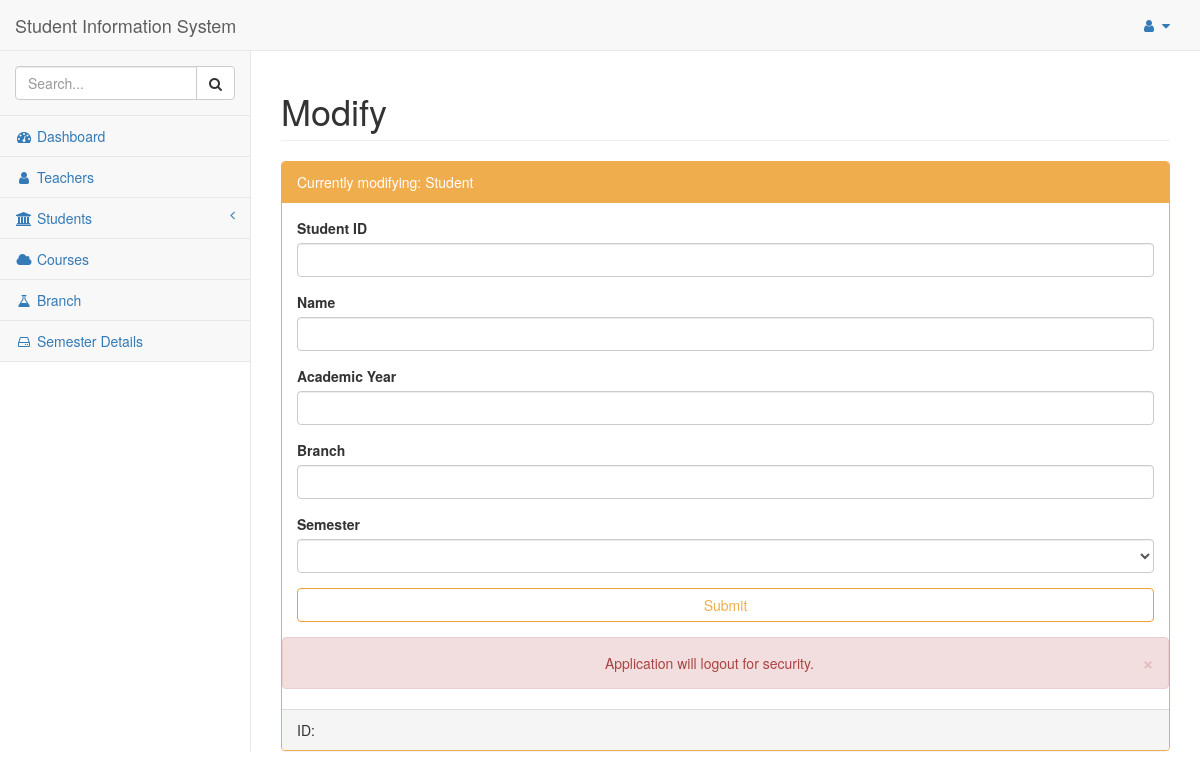
Before: /modify/student/3/3 with the older database file.
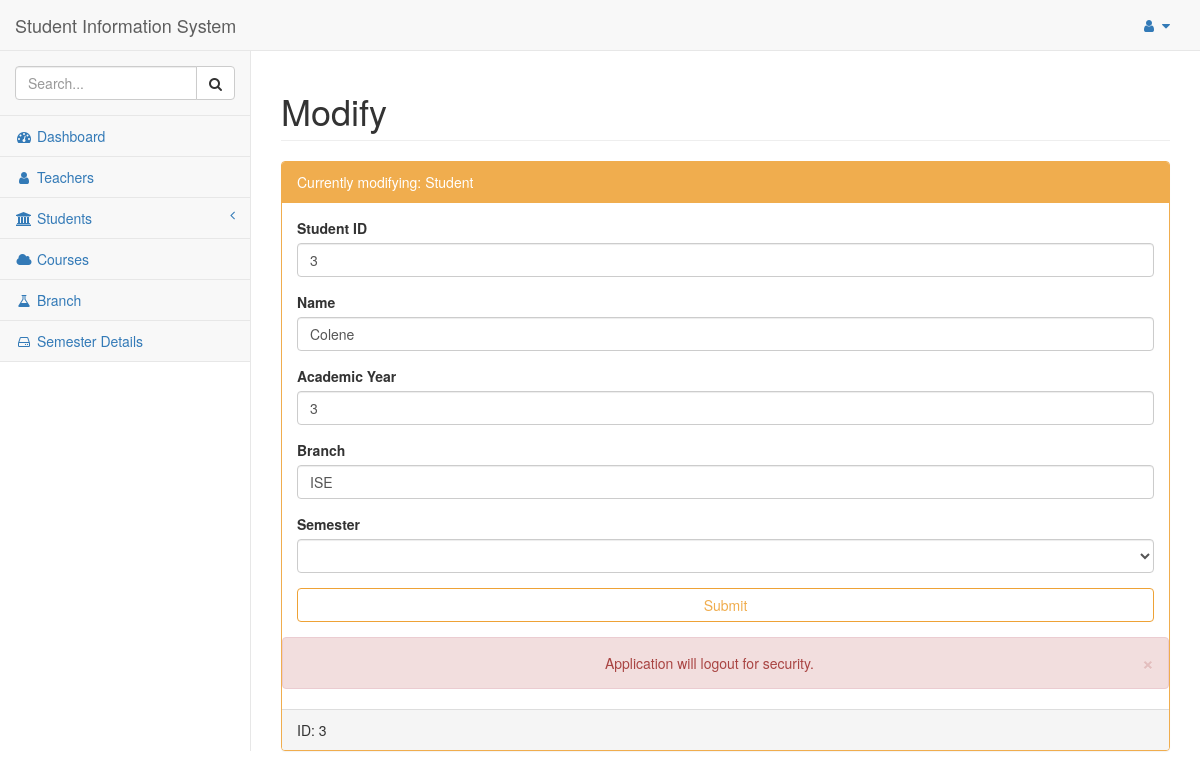
After: the same page with the newer database file.
### tables this page shows
CREATE TABLE Student
(
 student_id    integer NOT NULL ,
 student_name  text NOT NULL ,
 date_of_birth date NOT NULL ,
academic_year year NOT NULL ,
 branch_code   text NOT NULL ,
 semester   integer NOT NULL ,
PRIMARY KEY (student_id),

 FOREIGN KEY (branch_code,semester) REFERENCES Branch (branch_code, semester) ON DELETE CASCADE ON UPDATE CASCADE
);

### flaskapp.py (the view, shortened to what this page needs)
@app.route('/modify/<string:entity>/<string:uid>/<string:uid2>',
           methods=['GET', 'POST'])
def modify(uid, uid2, entity):
    global ID
    teacher_list = query_db("SELECT * FROM TEACHER", [])
    if entity == "student":
        values = query_db("SELECT * FROM Student \
                            WHERE student_id=?", [uid], one=True)
        if request.method == 'GET':
            return render_template("modify.html", id=ID,
                                   entity="Student", identity=values)

### flaskapp.py (called while the page is built)
def get_db():
    db = getattr(g, '_database', None)
    if db is None:
        db = g._database = sqlite3.connect(DATABASE)
        db.create_function('avg', 3, average)
        db.row_factory = sqlite3.Row
    return db

def query_db(query: object, args: object,
             one: object = False) -> object:
    cur = get_db().execute(query, args)
    rv = cur.fetchall()
    cur.close()
    return (rv[0] if rv else None) if one else rv

@app.teardown_appcontext
def close_connection(exception):
    db = getattr(g, '_database', None)
    if db is not None:
        db.close()

### templates/modify.html (shortened to what this page needs)
{% extends "base.html" %}
{% block title %}
  Modify
{% endblock title %}
{% block content %}
  <div class="panel panel-yellow">
    <div class="panel-heading">
      Currently modifying: {{ entity }}
    </div>
    <div class="panel-body">
      <form action="#" method="post">
        {% if entity=="Teacher" %}
          <div class="form-group">
            <label>Teacher ID</label>
            <input type="text" class="form-control" id="teacher_id" name="teacher_id" value={{identity.teacher_id}}>
          </div>
          <div class="form-group">
            <label>Subject Code</label>
            <input type="number" class="form-control" id="sub_code" name="sub_code" value={{identity.sub_code}}>
          </div>
          <div class="form-group">
            <label>Name</label>
            <input type="text" class="form-control" id="teacher_name" name="teacher_name" value={{identity.teacher_name}}>
          </div>
          <div class="form-group">
            <label>Phone</label>
            <input type="number" class="form-control" id="phone" name="phone" value={{identity.phone}}>
          </div>
          {% elif entity=="Student" %}
          <div class="form-group">
            <label>Student ID</label>
            <input type="number" class="form-control" id="student_id" name="student_id" value={{identity.student_id}}>
          </div>
          <div class="form-group">
            <label>Name</label>
            <input type="text" class="form-control" id="student_name" name="student_name" value={{identity.student_name}}>
          </div>
          <div class="form-group">
            <label>Academic Year</label>
            <input type="number" class="form-control" id="academic_year" name="academic_year" value={{identity.academic_year}}>
          </div>
          <div class="form-group">
            <label>Branch</label>
            <input type="text" class="form-control" id="branch_code" name="branch_code" value={{identity.branch_code}}>
          </div>
          <div class="form-group">
            <label>Semester</label>
            <select class="form-control" selected="{{identity.semester}}">
              <option selected disabled hidden>
                <option>1</option>
              </select>
            </div>
          {% endif %}
          <button type="submit" class="btn btn-warning btn-block btn-outline" value="Submit">Submit</button>
        </form>
      </div>
      <div class="alert alert-danger alert-dismissable" style="text-align: center;">
        <button type="button" class="close" data-dismiss="alert" aria-hidden="true">×</button>
        Application will logout for security.
      </div>
      <div class="panel-footer">
        {% if entity=="Teacher" %}
          ID: {{ identity['teacher_id'] }}
          {% elif entity=="Student" %}
          ID: {{ identity['student_id'] }}
          {% elif entity=="Attendance" %}
          <strong>Attendance Modification</strong>
          {% elif entity=="Attendance" %}
          <strong>Course Modification</strong>
        {% endif %}
      </div>
    </div>
  {% endblock content %}

Changed rows visible on the page:
added Student: student_id "3", academic_year "3", branch_code "ISE"
Other visible differences:
form field student_name: (not shown) → "Colene"
